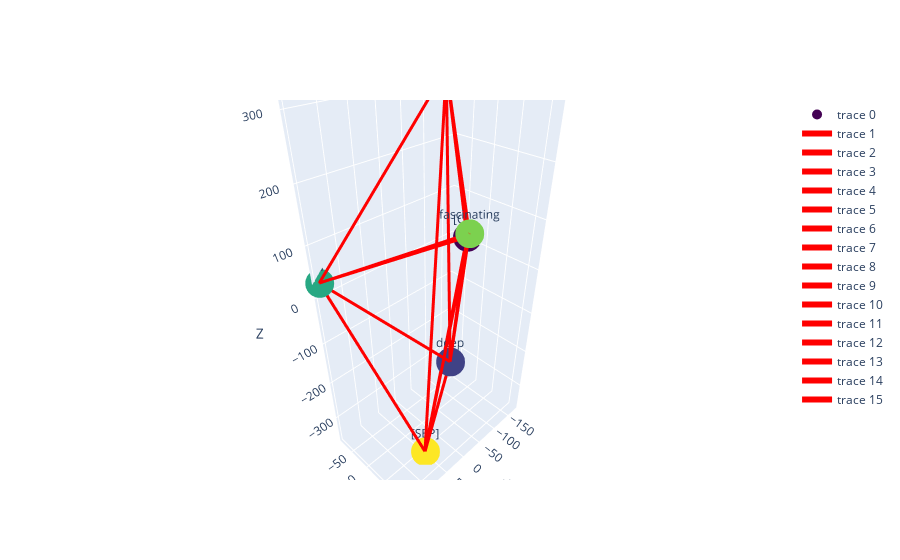

Notebook code cell kept with this figure:
### Code cell
from ipywidgets import widgets, HBox, Output
import plotly as py
from plotly.offline import iplot
from IPython.display import display, clear_output
import numpy as np
from sklearn.manifold import TSNE
import plotly.graph_objects as go


# Define the function to compute the output
def compute_output(sentence, layer, head):
    # Load pre-trained model
    model = BertModel.from_pretrained('bert-base-uncased', output_attentions=True)
    tokenizer = BertTokenizer.from_pretrained('bert-base-uncased')

    # Tokenize input and convert to tensor
    inputs = tokenizer(sentence, return_tensors="pt")

    # Forward pass
    outputs = model(**inputs, output_hidden_states=True)

    # Obtain the attention weights
    attentions = outputs.attentions

    # Obtain the attention weights for the specific layer and head
    S = attentions[layer][0, head]

    # Obtain the value vectors
    model.eval()
    with torch.no_grad():
        hidden_states = outputs.hidden_states[layer]
        all_W_v = model.encoder.layer[layer].attention.self.value.weight
        num_heads = model.config.num_attention_heads
        head_dim = model.config.hidden_size // num_heads
        W_v_heads = all_W_v.view(num_heads, head_dim, model.config.hidden_size)
        W_v = W_v_heads[head]
        V = torch.matmul(hidden_states, W_v.t())

    # Compute the output O
    O = torch.matmul(S, V)

    return O, inputs

# Compute the output
output, inputs = compute_output("Deep learning is fascinating", 0, 0)

# Convert the output tensor to numpy array
output_np = output.detach().numpy()[0]

# Compute the pairwise Euclidean distance matrix
distances = distance_matrix(output_np, output_np)

# Compute the number of tokens
num_tokens = len(inputs["input_ids"][0])

# Decompose output to 3D for visualization using t-SNE
tsne = TSNE(n_components=3, perplexity=num_tokens-1)  # Set perplexity to the number of tokens
output_3d = tsne.fit_transform(output_np)

# Get token labels
labels = tokenizer.convert_ids_to_tokens(inputs["input_ids"][0])

# Define the figure for plotting
fig = go.Figure()

# Define the function to update the plot
def update_plot(eps):
    fig.data = []  # clear the data

    # Add points
    fig.add_trace(
        go.Scatter3d(
            x=output_3d[:, 0],
            y=output_3d[:, 1],
            z=output_3d[:, 2],
            mode='markers+text',
            text=labels,  # Add token labels
            marker=dict(
                size=10,
                color=np.arange(len(output_3d)),  # Use indices as colors
                colorscale='Viridis',
            )
        )
    )

    # Filter out distances greater than the threshold
    edges = distances < eps

    # Create lines connecting the points that are closer than the threshold
    lines = []
    for i in range(len(output_3d)):
        for j in range(i):
            if edges[i, j]:  # If the distance is less than the threshold
                lines.append(
                    go.Scatter3d(
                        x=[output_3d[i, 0], output_3d[j, 0]],
                        y=[output_3d[i, 1], output_3d[j, 1]],
                        z=[output_3d[i, 2], output_3d[j, 2]],
                        mode='lines',
                        line=dict(color='red', width=6)
                    )
                )

    # Add the lines to the figure
    for line in lines:
        fig.add_trace(line)

    # Update the layout and display the figure
    fig.update_layout(scene=dict(xaxis_title='X', yaxis_title='Y', zaxis_title='Z'))
    fig.show()


# Create the interactive widget for the threshold distance parameter
eps_slider = widgets.FloatSlider(min=0, max=np.max(distances)+0.01, step=0.01, value=np.max(distances)+0.01)
widgets.interactive(update_plot, eps=eps_slider)

### Figure 1 — Plotly figure (JSON) as saved in the notebook; plotly's stock layout.template omitted (floating-point values rounded to 4 significant figures)
{"data": [{"marker": {"color": [0, 1, 2, 3, 4, 5], "colorscale": [[0, "#440154"], [0.1111, "#482878"], [0.2222, "#3e4989"], [0.3333, "#31688e"], [0.4444, "#26828e"], [0.5556, "#1f9e89"], [0.6667, "#35b779"], [0.7778, "#6ece58"], [0.8889, "#b5de2b"], [1, "#fde725"]], "size": 10}, "mode": "markers+text", "text": ["[CLS]", "deep", "learning", "is", "fascinating", "[SEP]"], "type": "scatter3d", "x": [-171.8, 12.19, -91.68, 144.9, 11.15, 57.03], "y": [-42.69, 87.4, -31.67, -83.6, 114.6, 67.43], "z": [7.649, -119.5, 325.2, 29.72, 144.9, -352.3]}, {"line": {"color": "red", "width": 6}, "mode": "lines", "type": "scatter3d", "x": [12.19, -171.8], "y": [87.4, -42.69], "z": [-119.5, 7.649]}, {"line": {"color": "red", "width": 6}, "mode": "lines", "type": "scatter3d", "x": [-91.68, -171.8], "y": [-31.67, -42.69], "z": [325.2, 7.649]}, {"line": {"color": "red", "width": 6}, "mode": "lines", "type": "scatter3d", "x": [-91.68, 12.19], "y": [-31.67, 87.4], "z": [325.2, -119.5]}, {"line": {"color": "red", "width": 6}, "mode": "lines", "type": "scatter3d", "x": [144.9, -171.8], "y": [-83.6, -42.69], "z": [29.72, 7.649]}, {"line": {"color": "red", "width": 6}, "mode": "lines", "type": "scatter3d", "x": [144.9, 12.19], "y": [-83.6, 87.4], "z": [29.72, -119.5]}, {"line": {"color": "red", "width": 6}, "mode": "lines", "type": "scatter3d", "x": [144.9, -91.68], "y": [-83.6, -31.67], "z": [29.72, 325.2]}, {"line": {"color": "red", "width": 6}, "mode": "lines", "type": "scatter3d", "x": [11.15, -171.8], "y": [114.6, -42.69], "z": [144.9, 7.649]}, {"line": {"color": "red", "width": 6}, "mode": "lines", "type": "scatter3d", "x": [11.15, 12.19], "y": [114.6, 87.4], "z": [144.9, -119.5]}, {"line": {"color": "red", "width": 6}, "mode": "lines", "type": "scatter3d", "x": [11.15, -91.68], "y": [114.6, -31.67], "z": [144.9, 325.2]}, {"line": {"color": "red", "width": 6}, "mode": "lines", "type": "scatter3d", "x": [11.15, 144.9], "y": [114.6, -83.6], "z": [144.9, 29.72]}, {"line": {"color": "red", "width": 6}, "mode": "lines", "type": "scatter3d", "x": [57.03, -171.8], "y": [67.43, -42.69], "z": [-352.3, 7.649]}, {"line": {"color": "red", "width": 6}, "mode": "lines", "type": "scatter3d", "x": [57.03, 12.19], "y": [67.43, 87.4], "z": [-352.3, -119.5]}, {"line": {"color": "red", "width": 6}, "mode": "lines", "type": "scatter3d", "x": [57.03, -91.68], "y": [67.43, -31.67], "z": [-352.3, 325.2]}, {"line": {"color": "red", "width": 6}, "mode": "lines", "type": "scatter3d", "x": [57.03, 144.9], "y": [67.43, -83.6], "z": [-352.3, 29.72]}, {"line": {"color": "red", "width": 6}, "mode": "lines", "type": "scatter3d", "x": [57.03, 11.15], "y": [67.43, 114.6], "z": [-352.3, 144.9]}], "layout": {"scene": {"xaxis": {"title": {"text": "X"}}, "yaxis": {"title": {"text": "Y"}}, "zaxis": {"title": {"text": "Z"}}}}}
